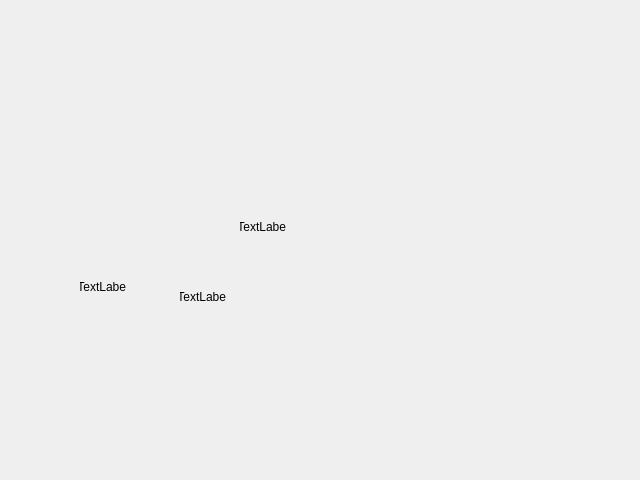
<?xml version="1.0" encoding="UTF-8"?>
<ui version="4.0">
 <class>AnimatedText</class>
 <widget class="QWidget" name="AnimatedText">
  <property name="geometry">
   <rect>
    <x>0</x>
    <y>0</y>
    <width>640</width>
    <height>480</height>
   </rect>
  </property>
  <property name="windowTitle">
   <string>Form</string>
  </property>
  <property name="styleSheet">
   <string notr="true"/>
  </property>
  <widget class="QLabel" name="labelUp">
   <property name="geometry">
    <rect>
     <x>240</x>
     <y>220</y>
     <width>46</width>
     <height>13</height>
    </rect>
   </property>
   <property name="text">
    <string>TextLabel</string>
   </property>
   <property name="alignment">
    <set>Qt::AlignCenter</set>
   </property>
  </widget>
  <widget class="QLabel" name="labelRight">
   <property name="geometry">
    <rect>
     <x>80</x>
     <y>280</y>
     <width>46</width>
     <height>13</height>
    </rect>
   </property>
   <property name="text">
    <string>TextLabel</string>
   </property>
   <property name="alignment">
    <set>Qt::AlignCenter</set>
   </property>
  </widget>
  <widget class="QLabel" name="labelLeft">
   <property name="geometry">
    <rect>
     <x>180</x>
     <y>290</y>
     <width>46</width>
     <height>13</height>
    </rect>
   </property>
   <property name="text">
    <string>TextLabel</string>
   </property>
   <property name="alignment">
    <set>Qt::AlignCenter</set>
   </property>
  </widget>
 </widget>
 <resources/>
 <connections/>
</ui>
